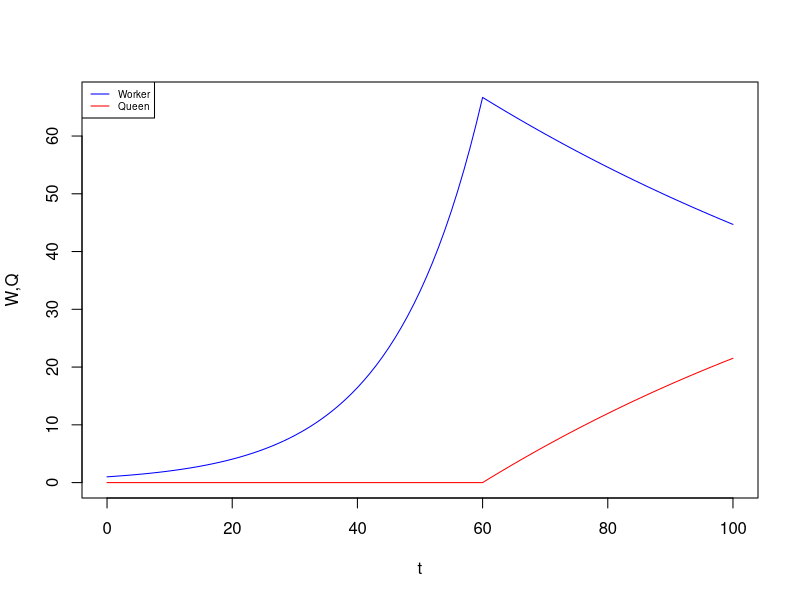

Recreate this plot in R.
rm(list=ls())
library(deSolve)
Q3e = function(ts,T,r,c,a,b){
  WQ = function(t,wp,P){
    W = wp[1]
    Q = wp[2]
    if (t<=ts) {
      dWdt = P$r*W - P$a*W
      dQdt = 0
    } else if (t>ts) {
      dWdt = -P$a*W
      dQdt = P$c*W - P$b*Q
    }
    return(list(c(dWdt,dQdt)))
  }
  timevec = seq(0,T,by=1)
  P = list(r=r,c=c,a=a,b=b)
  wp0 = c(W=1,Q=0)
  out = ode(y=wp0,func=WQ,parms=P,times=timevec)
  
  time <- out[,'time']
  w <- out[,'W']
  q <- out[,'Q']
  plot( time, w, type='l', col='blue',xlim=c(0,100),
        ylim=c(0,max(w)),ylab="W,Q",xlab="t")
  lines( time, q, col='red')
  legend("topleft", legend = c("Worker", "Queen"),
         lwd = 1, col = c("blue", "red"), cex=0.6)
}
Q3e(60,100,0.08,0.01,0.01,0.001)
